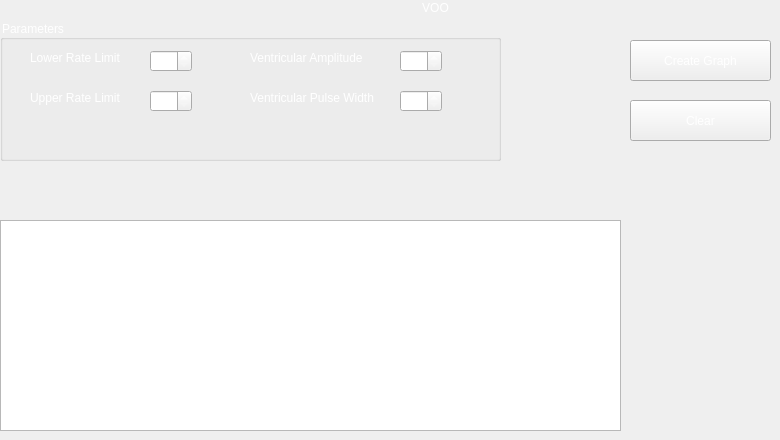
            <widget class="QWidget" name="page_2">
             <widget class="QGroupBox" name="groupBox_2">
              <property name="geometry">
               <rect>
                <x>0</x>
                <y>20</y>
                <width>501</width>
                <height>141</height>
               </rect>
              </property>
              <property name="styleSheet">
               <string notr="true">color: rgb(255, 255, 255);</string>
              </property>
              <property name="title">
               <string>Parameters</string>
              </property>
              <widget class="QLabel" name="label">
               <property name="geometry">
                <rect>
                 <x>30</x>
                 <y>30</y>
                 <width>101</width>
                 <height>16</height>
                </rect>
               </property>
               <property name="styleSheet">
                <string notr="true">color: rgb(255, 255, 255);</string>
               </property>
               <property name="text">
                <string>Lower Rate Limit</string>
               </property>
              </widget>
              <widget class="QLabel" name="label_2">
               <property name="geometry">
                <rect>
                 <x>30</x>
                 <y>70</y>
                 <width>101</width>
                 <height>16</height>
                </rect>
               </property>
               <property name="styleSheet">
                <string notr="true">color: rgb(255, 255, 255);</string>
               </property>
               <property name="text">
                <string>Upper Rate Limit</string>
               </property>
              </widget>
              <widget class="QLabel" name="label_14">
               <property name="geometry">
                <rect>
                 <x>250</x>
                 <y>30</y>
                 <width>131</width>
                 <height>16</height>
                </rect>
               </property>
               <property name="styleSheet">
                <string notr="true">color: rgb(255, 255, 255);</string>
               </property>
               <property name="text">
                <string>Ventricular Amplitude</string>
               </property>
              </widget>
              <widget class="QLabel" name="label_15">
               <property name="geometry">
                <rect>
                 <x>250</x>
                 <y>70</y>
                 <width>141</width>
                 <height>16</height>
                </rect>
               </property>
               <property name="styleSheet">
                <string notr="true">color: rgb(255, 255, 255);</string>
               </property>
               <property name="text">
                <string>Ventricular Pulse Width</string>
               </property>
              </widget>
              <widget class="QSpinBox" name="spinBox_9">
               <property name="geometry">
                <rect>
                 <x>150</x>
                 <y>30</y>
                 <width>42</width>
                 <height>22</height>
                </rect>
               </property>
               <property name="styleSheet">
                <string notr="true">color: rgb(255, 255, 255);</string>
               </property>
              </widget>
              <widget class="QSpinBox" name="spinBox_13">
               <property name="geometry">
                <rect>
                 <x>400</x>
                 <y>30</y>
                 <width>42</width>
                 <height>22</height>
                </rect>
               </property>
               <property name="styleSheet">
                <string notr="true">color: rgb(255, 255, 255);</string>
               </property>
              </widget>
              <widget class="QSpinBox" name="spinBox_14">
               <property name="geometry">
                <rect>
                 <x>400</x>
                 <y>70</y>
                 <width>42</width>
                 <height>22</height>
                </rect>
               </property>
               <property name="styleSheet">
                <string notr="true">color: rgb(255, 255, 255);</string>
               </property>
              </widget>
              <widget class="QSpinBox" name="spinBox_10">
               <property name="geometry">
                <rect>
                 <x>150</x>
                 <y>70</y>
                 <width>42</width>
                 <height>22</height>
                </rect>
               </property>
               <property name="styleSheet">
                <string notr="true">color: rgb(255, 255, 255);</string>
               </property>
              </widget>
             </widget>
             <widget class="QPushButton" name="pushButton_3">
              <property name="geometry">
               <rect>
                <x>630</x>
                <y>40</y>
                <width>141</width>
                <height>41</height>
               </rect>
              </property>
              <property name="styleSheet">
               <string notr="true">font: 75 14pt &quot;MS Shell Dlg 2&quot;;
color: rgb(255, 255, 255);</string>
              </property>
              <property name="text">
               <string>Create Graph</string>
              </property>
             </widget>
             <widget class="QPushButton" name="pushButton_4">
              <property name="geometry">
               <rect>
                <x>630</x>
                <y>100</y>
                <width>141</width>
                <height>41</height>
               </rect>
              </property>
              <property name="styleSheet">
               <string notr="true">font: 75 14pt &quot;MS Shell Dlg 2&quot;;
color: rgb(255, 255, 255);</string>
              </property>
              <property name="text">
               <string>Clear</string>
              </property>
             </widget>
             <widget class="QGraphicsView" name="graphicsView_2">
              <property name="geometry">
               <rect>
                <x>0</x>
                <y>220</y>
                <width>621</width>
                <height>211</height>
               </rect>
              </property>
             </widget>
             <widget class="QLabel" name="label_18">
              <property name="geometry">
               <rect>
                <x>400</x>
                <y>0</y>
                <width>71</width>
                <height>16</height>
               </rect>
              </property>
              <property name="styleSheet">
               <string notr="true">color: rgb(255, 255, 255);
font: 75 14pt &quot;MS Shell Dlg 2&quot;;</string>
              </property>
              <property name="text">
               <string>VOO</string>
              </property>
              <property name="alignment">
               <set>Qt::AlignCenter</set>
              </property>
             </widget>
            </widget>
